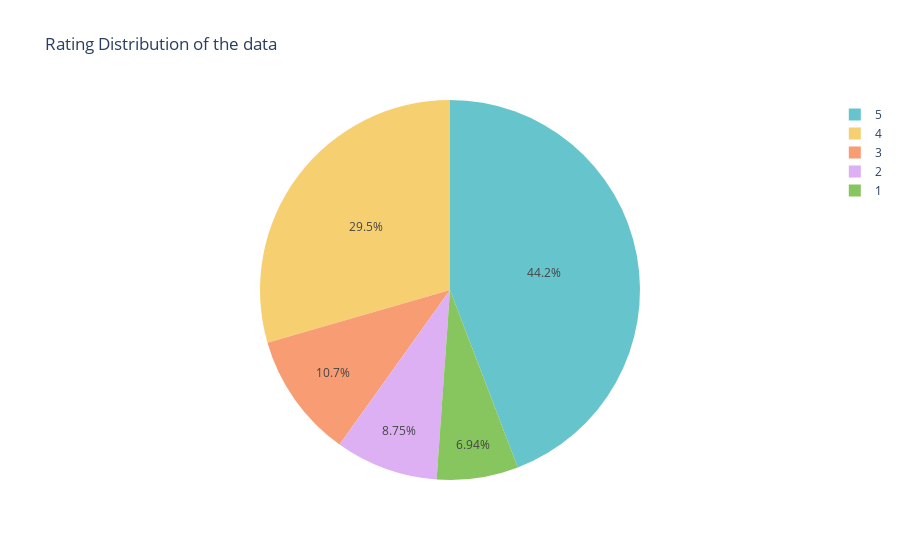

Notebook code cell kept with this figure:
### Markdown cell above
### Pie Chart

### Code cell
Viz_2 = df['Rating'].value_counts().rename_axis(['Rating']).reset_index(name='counts')
print(Viz_2)
fig_pie = px.pie(values=Viz_2.counts, names=Viz_2.Rating, title='Rating Distribution of the data', color_discrete_sequence=px.colors.qualitative.Pastel)
fig_pie.show()

### Figure 1 — Plotly figure (JSON) as saved in the notebook; plotly's stock layout.template omitted (floating-point values rounded to 4 significant figures)
{"data": [{"domain": {"x": [0, 1], "y": [0, 1]}, "hovertemplate": "label=%{label}<br>value=%{value}<extra></extra>", "labels": [5, 4, 3, 2, 1], "legendgroup": "", "name": "", "showlegend": true, "type": "pie", "values": [9054, 6039, 2183, 1793, 1421]}], "layout": {"legend": {"tracegroupgap": 0}, "piecolorway": ["rgb(102, 197, 204)", "rgb(246, 207, 113)", "rgb(248, 156, 116)", "rgb(220, 176, 242)", "rgb(135, 197, 95)", "rgb(158, 185, 243)", "rgb(254, 136, 177)", "rgb(201, 219, 116)", "rgb(139, 224, 164)", "rgb(180, 151, 231)", "rgb(179, 179, 179)"], "title": {"text": "Rating Distribution of the data"}}}
